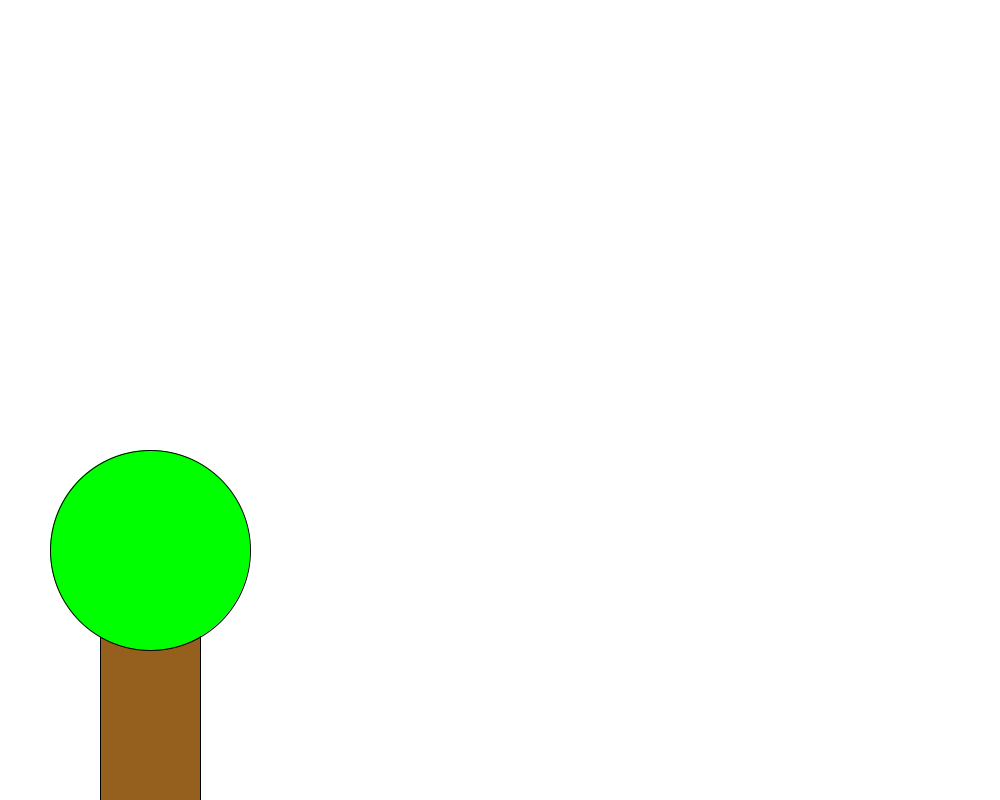
Frame 1 (no input)
Frame 60 (the mouse pressed at the canvas centre just before this capture): identical to frame 1, image omitted
Frame 120 (the mouse held since frame 60 and released just before this capture): identical to frame 1, image omitted

The Processing sketch that drew this single still picture (run headless with seeded random() and noise(); from frame 60 on, the mouse is pressed at the canvas centre):

// Processing sketch: sketch_9_9
// ── sketch_9_9.pde
void setup() {
  size(1000, 800);
  background(255, 255, 255);
  boom(100,550,100,550,150,550,200);
}

void draw() {
}

void boom(int x1,int y1,int breedte1,int breedte2,int x2,int y2,int breedte3){
  
  fill(149,95,30);
  rect(x1,y1,breedte1,breedte2);
  
  fill(0,255,0);
  ellipse(x2,y2,breedte3,breedte3);
  }
